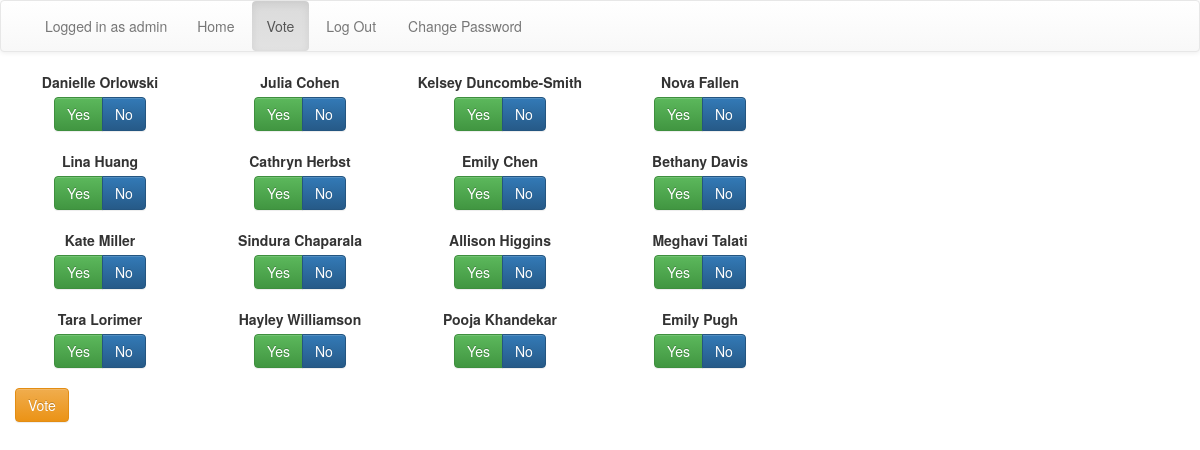
The app's page /vote/ (signed in) with its own data.
### swevoteapp/models.py (models this page shows, shortened)
class Candidate(models.Model):
	firstname_text = models.CharField(max_length=50)
	lastname_text = models.CharField(max_length=50)
	candidate_pic = models.ImageField(upload_to=generate_filename, blank=True)
	num_votes = models.IntegerField(default=0)
	election = models.ForeignKey(Election)

### swevoteapp/views.py (the view)
# urls.py: url(r'^(?P<question_id>\d+)/$', views.detail, name='detail'),
def detail(request):
    if not request.user.is_authenticated():
        return redirect('/accounts/login')
    current_election = get_object_or_404(Election, pk=Election.objects.get(is_current=True).id)
    candidates_list = current_election.candidate_set.all()
    return render(request, 'swevoteapp/detail.html', {'current_election': current_election, 'candidates_list': candidates_list})

### swevoteapp/templates/swevoteapp/detail.html (shortened to what this page needs)
{% extends "base.html" %}
{% block content %}
{% if current_election %}
	{% if candidates_list %}
	<div class="container-fluid">
		<form action="{% url 'swevoteapp:vote' %}" method="post">
			{% for candidate in candidates_list %}
				{% if forloop.counter0|divisibleby:"4" %}<div class="row">{% endif %}
					<div class="col-md-2 text-center">
				    	<label for="candidate{{ forloop.counter }}">{{ candidate.firstname_text}} {{ candidate.lastname_text}}</label></br>
				    	<div class="btn-group" data-toggle="buttons" role="group" aria-label="Vote Selection">
						  <button onclick="javascript:document.getElementById('INPUT_ID').value='{{ candidate.id }}'" class="btn btn-success" name="candidate" id="candidate{{ forloop.counter }}" value="{{ candidate.id }}">Yes</button>
						  <button type="button" class="btn btn-primary">No</button>
						</div>
				    </div>
  				{% if forloop.last or forloop.counter|divisibleby:"4" %}</div>{% endif %}
			{% endfor %}
			<input type="submit" class="btn btn-warning" value="Vote" />
		</form>
	</div>
    {% else %}
    	<p>There are no candidates for this election.</p>
	{% endif %}
{% else %}
    <p>There is no current election set.</p>
{% endif %}
{% endblock %}

### templates/base.html (shortened to what this page needs)
{% load i18n %}
<!DOCTYPE html>
<html lang="en">
<head>
    {% block head %}
    <link rel="stylesheet" href="https://maxcdn.bootstrapcdn.com/bootstrap/3.3.2/css/bootstrap.min.css">
    <link rel="stylesheet" href="https://maxcdn.bootstrapcdn.com/bootstrap/3.3.2/css/bootstrap-theme.min.css">
    {% endblock %}
    <link rel="stylesheet" href="{{ STATIC_URL }}style.css" />
</head>
<body>
    {% block body %}
    <div id="header">
        {% block header %}
        <nav class="navbar navbar-default">
            <div class="container">
                <ul class="nav navbar-nav nav-pills">
                    {% if user.is_authenticated %}
                        <p class="navbar-text">{% trans "Logged in" %} as {{ user.username }} </p>
                            <li role="presentation">
                                <a href="{% url 'swevoteapp:index' %}">Home</a>
                            </li>
                            <li role="presentation">
                                <a href="{% url 'swevoteapp:detail' %}">Vote</a>
                            </li>
                            <li role="presentation">
                                <a href="{% url 'auth_logout' %}">Log Out</a></li>
                            <li role="presentation">
                                <a href="{% url 'auth_password_change' %}">Change Password</a>
                            </li>
                    {% endif %}
                </ul>
            </div>
        </nav>
        {% endblock %}
    </div>
    <div id="content">
    {% block content %}
    {% endblock %}
    </div>
    {% endblock %}
</body>
</html>

### static/style.css (style rules this page uses)
.row { margin-bottom:20px; }

### records on screen
Candidate: firstname_text "Danielle", lastname_text "Orlowski", {{ candidate.id }} 9 (drawn)
Candidate: firstname_text "Julia", lastname_text "Cohen", {{ candidate.id }} 10 (drawn)
Candidate: firstname_text "Kelsey", lastname_text "Duncombe-Smith", {{ candidate.id }} 11 (drawn)
Candidate: firstname_text "Nova", lastname_text "Fallen", {{ candidate.id }} 12 (drawn)
Candidate: firstname_text "Lina", lastname_text "Huang", {{ candidate.id }} 13 (drawn)
Candidate: firstname_text "Cathryn", lastname_text "Herbst", {{ candidate.id }} 14 (drawn)
Candidate: firstname_text "Emily", lastname_text "Chen", {{ candidate.id }} 15 (drawn)
Candidate: firstname_text "Bethany", lastname_text "Davis", {{ candidate.id }} 16 (drawn)
Candidate: firstname_text "Kate", lastname_text "Miller", {{ candidate.id }} 17 (drawn)
Candidate: firstname_text "Sindura", lastname_text "Chaparala", {{ candidate.id }} 18 (drawn)
Candidate: firstname_text "Allison", lastname_text "Higgins", {{ candidate.id }} 19 (drawn)
Candidate: firstname_text "Meghavi", lastname_text "Talati", {{ candidate.id }} 20 (drawn)
Candidate: firstname_text "Tara", lastname_text "Lorimer", {{ candidate.id }} 21 (drawn)
Candidate: firstname_text "Hayley", lastname_text "Williamson", {{ candidate.id }} 22 (drawn)
Candidate: firstname_text "Pooja", lastname_text "Khandekar", {{ candidate.id }} 23 (drawn)
Candidate: firstname_text "Emily", lastname_text "Pugh", {{ candidate.id }} 24 (drawn)

### other values on screen
{{ user.username }} "admin"
